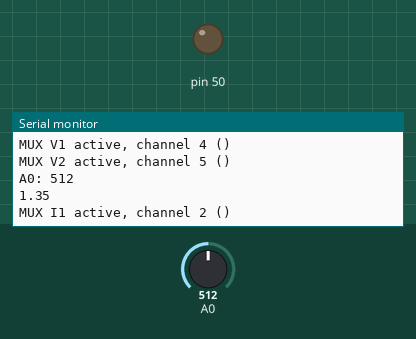
This sketch was run on a simulated Arduino Mega 2560, built with avr-gcc and run on an emulated ATmega2560. Parts: output pins drawn as LEDs (lit = HIGH), the last lines printed to the serial monitor. The inputs (shaded band) are chosen by the test bench; at power-on: A0 = 512. Pins used as bus, display or sensor lines are not drawn.

Above: at 2.8 s.
2.9 s: A0 set to 105
At 3.9 s:
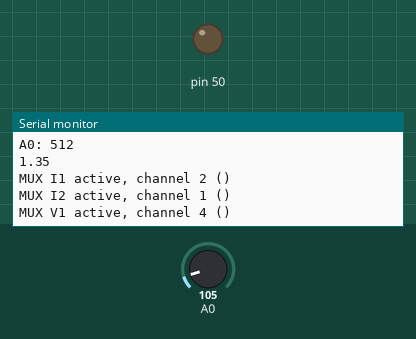
10.2 s: A0 set to 95
At 12.32 s:
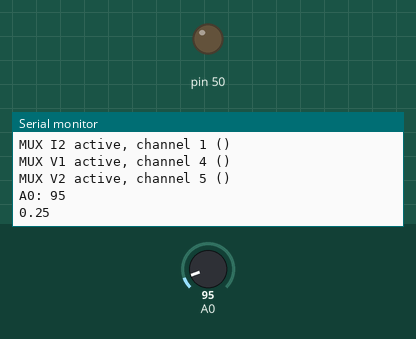
Timing chart, 0 to 13.8 s (numbered marks = the images above; inputs shaded):
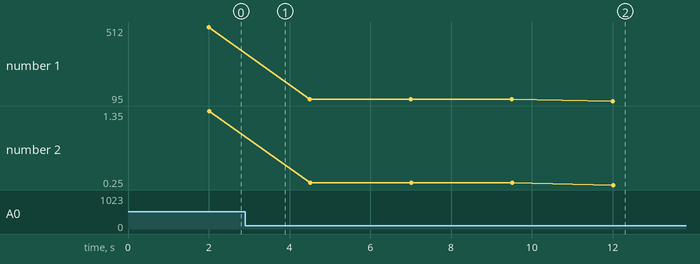

The sketch:

latihan_pengukuran_manual.ino
```cpp
#include <Wire.h>
#include <Arduino.h>
#define SLAVE_ADDRESS 0x04
#define FLOATS_SENT 208

int index = 0;
int flag_int_to_send_to_PI = 0;
int flag_int_received_from_PI = 0;
float data[FLOATS_SENT];
float volt = 0.0;

//{22,23,24,25},  MUX V1 vPos
//{26,27,28,29},  MUX V2 vNeg
//{30,31,32,33},  MUX I1 aPos
//{34,35,36,37}   MUX I2 aNeg

// init pin multiplexer output
int mux[4][4] = {{22,23,24,25},{26,27,28,29},{30,31,32,33},{34,35,36,37}}; // pin s0,s1,s2,s3 all multiplexer
int ENMux[4] = {38,39,40,41};    // port EN all multiplexer


void setup() {
     Wire.begin(SLAVE_ADDRESS);
     Wire.onReceive(receiveData);
     Wire.onRequest(sendData);

     for(int k=0;k<4;k++){
        for(int l=0;l<4;l++){
            pinMode(mux[k][l], OUTPUT);
        }
        digitalWrite(ENMux[k],LOW);
     }
     pinMode(50, OUTPUT);
     Serial.begin(9600);
     flag_int_to_send_to_PI = 1;
}

void loop() {
  cocot();
}

// get voltage measurement
float getVoltage(){
    int value = analogRead(A0);
    Serial.print("A0: "); Serial.println(value);
    float voltage = value*(2.7/1023.0);  //2.7 merupakan tegangan yg dikeluarkan oleh mux ketika switching

    return (voltage);
}


void scanEITfull(){
    // init elektroda pertama
    int aPos; // kutub positif arus injeksi
    int aNeg; // kutub negatif arus injeksi
    int vPos; // kutub positif ukur tegangan
    int vNeg; // kutub negatif ukur tegangan

    for(int i=0; i<FLOATS_SENT; i++){
        if(i%13==0){
            aNeg=int(i/13);
            aPos=aNeg+1;
            vPos = 0;
            vNeg = vPos+1;
            if(aPos==16) aPos=0;
            if((aNeg==vPos) && (aPos==vNeg)){
                vPos=2;
                vNeg=3;
            }else if((aNeg==vNeg) || (vPos==aPos)) {
                vPos=aPos+1;
                vNeg=vPos+1;
            }
            multiplex(2, aPos);  // multiplexer 2 handle kutub positif arus injeksi MUX I1
            multiplex(3, aNeg);  // multiplexer 3 handle kutub negatif arus injeksi MUX I2
            Serial.print("Arus injeksi  aNeg:");Serial.print(aNeg);Serial.print(" ");Serial.print("aPos:");Serial.println(aPos);
        }else{
            vPos++;
            vNeg=vPos+1;
            if((vNeg==aNeg)) {
                vPos=aPos+1;
                vNeg=vPos+1;
            }
            if(vNeg==16) vNeg=0;
        }
        //Serial.print("Volt  vNeg:");Serial.print(vNeg);Serial.print(" ");Serial.print("vPos:");Serial.println(vPos);
        delay(200);
        multiplex(0, vPos);  // multiplexer 0 handle kutub positif tegangan MUX V1
        multiplex(1, vNeg);  // multiplexer 1 handle kutub negatif tegangan MUX V2
        delay(200);
        volt = getVoltage();
        data[i] = volt;
        //Serial.print("Data ke-"); Serial.print(i); Serial.print("; "); Serial.println(volt,5);
        delay(500);
    }
}

void receiveData(int byteCount) {

    while(Wire.available()) {
        flag_int_received_from_PI = Wire.read();

        if(flag_int_received_from_PI == 1) {
            Serial.println("arduino menerima 1, lakukan scanning");
            //for(int i=0; i<FLOATS_SENT; i++){
            //  data[i] = 1.5;
            //}
            //data[0] = 1.5;
            //data[1] = 11.8;
            scanEITfull();
            Serial.println("Selesai scanning");
            Serial.println("kirim jml data ke PI.");
            flag_int_to_send_to_PI = FLOATS_SENT;
        }
        else if (flag_int_received_from_PI == FLOATS_SENT){
            Serial.println("arduino menerima FLOATS_SENT, kirim float ke PI");
            flag_int_to_send_to_PI = 3;
        }
        else if(flag_int_received_from_PI == 9) {
            Serial.println("Reset data.");
            flag_int_to_send_to_PI = 1;
            flag_int_received_from_PI = 0;
            for(int i=0; i<FLOATS_SENT; i++){
              data[i] = 0;
            }
            index = 0;
        }
    }
}

void sendData() {

    if(flag_int_to_send_to_PI == 1) {
        Serial.println("Komunikasi dimulai : mengirim 1 ke PI");
        Wire.write(flag_int_to_send_to_PI);
    }

    else if(flag_int_to_send_to_PI == FLOATS_SENT) {
        Serial.println("Arduino mengirim jml data ke PI");
        Wire.write(flag_int_to_send_to_PI);
    }

    else if(flag_int_to_send_to_PI == 3) {
      if(index < FLOATS_SENT){
        Serial.println(data[index]);
        //Wire.write(data[index]);
        Wire.write((byte*) &data[index], 1*sizeof(float));
        index++;
      }
      else{
        Serial.println("Kirim flag Selesai ke PI. 9");
        flag_int_to_send_to_PI = 9;
        Wire.write(flag_int_to_send_to_PI);
      }
    }

}

// control multiplexer, change decimal to biner
void multiplex(int tipe, int chanel){
    if(tipe == 0){
      Serial.print("MUX V1 active, "); Serial.print("channel "); Serial.print(chanel); Serial.print(" (");
      digitalWrite(mux[tipe][0], 0);
      digitalWrite(mux[tipe][1], 0);
      digitalWrite(mux[tipe][2], 1);
      digitalWrite(mux[tipe][3], 0);
      Serial.println(")");
    }
    else if(tipe == 1){
      Serial.print("MUX V2 active, "); Serial.print("channel "); Serial.print(chanel); Serial.print(" (");
      digitalWrite(mux[tipe][0], 1);
      digitalWrite(mux[tipe][1], 0);
      digitalWrite(mux[tipe][2], 1);
      digitalWrite(mux[tipe][3], 0);
      Serial.println(")");
    }
    else if(tipe == 2){
      Serial.print("MUX I1 active, "); Serial.print("channel "); Serial.print(chanel); Serial.print(" (");
      digitalWrite(mux[tipe][0], 1);
      digitalWrite(mux[tipe][1], 0);
      digitalWrite(mux[tipe][2], 0);
      digitalWrite(mux[tipe][3], 0);
      Serial.println(")");
    }
    else if(tipe == 3){
      Serial.print("MUX I2 active, "); Serial.print("channel "); Serial.print(chanel); Serial.print(" (");
      digitalWrite(mux[tipe][0], 0);
      digitalWrite(mux[tipe][1], 1);
      digitalWrite(mux[tipe][2], 0);
      digitalWrite(mux[tipe][3], 0);
      Serial.println(")");
    }

/*
    int bits;
    for(int i=0;i<4;i++){
        bits = chanel%2;
        chanel =(int) chanel/2;

        Serial.print(bits);
        digitalWrite(mux[tipe][i], bits);
    }
*/
//    digitalWrite(50, 0);


    delay(500);
}

void cocot(){
   // digunakan utk tes pengukuran
   // lepas A0 dari arduino kemudian
   // letakkan probe multimeter pada A0
   // kemudian jalankan fungsi ini, fungsi yg lain ditutup

   // init elektroda pertama
    int aPos; // kutub positif arus injeksi
    int aNeg; // kutub negatif arus injeksi
    int vPos; // kutub positif ukur tegangan
    int vNeg; // kutub negatif ukur tegangan

    aPos = 2;
    aNeg = 1;
    vPos = 4;
    vNeg = 5;

    multiplex(2, aPos);  // multiplexer 2 handle kutub positif arus injeksi MUX I1
    multiplex(3, aNeg);  // multiplexer 3 handle kutub negatif arus injeksi MUX I2


    multiplex(0, vPos);  // multiplexer 0 handle kutub positif tegangan MUX V1
    multiplex(1, vNeg);  // multiplexer 1 handle kutub negatif tegangan MUX V2
//    Serial.println(" ");
    volt = getVoltage();
    Serial.println(volt);
    delay(500);
}


//{22,23,24,25},  MUX V1 vPos 1100
//{26,27,28,29},  MUX V2 vNeg 0010
//{30,31,32,33},  MUX I1 aPos 0100
//{34,35,36,37}   MUX I2 aNeg 1000
/*
Mux:30 bits:0
Mux:31 bits:1
Mux:32 bits:0
Mux:33 bits:0

Mux:34 bits:1
Mux:35 bits:0
Mux:36 bits:0
Mux:37 bits:0

Mux:22 bits:1
Mux:23 bits:1
Mux:24 bits:0
Mux:25 bits:0

Mux:26 bits:0
Mux:27 bits:0
Mux:28 bits:1
Mux:29 bits:0
*/
```

Measured:
- the behaviour switches between 100 and 99 on A0 (found by bisection; images 1 and 2)
- after the input at 10.2 s, the serial monitor: prints a new line after 1.8 s (image 2)
- plotted number 1: 512 → 105 after the input at 2.9 s, 105 → 95 after the input at 10.2 s
- plotted number 2: 1.35 → 0.28 after the input at 2.9 s, 0.28 → 0.25 after the input at 10.2 s
